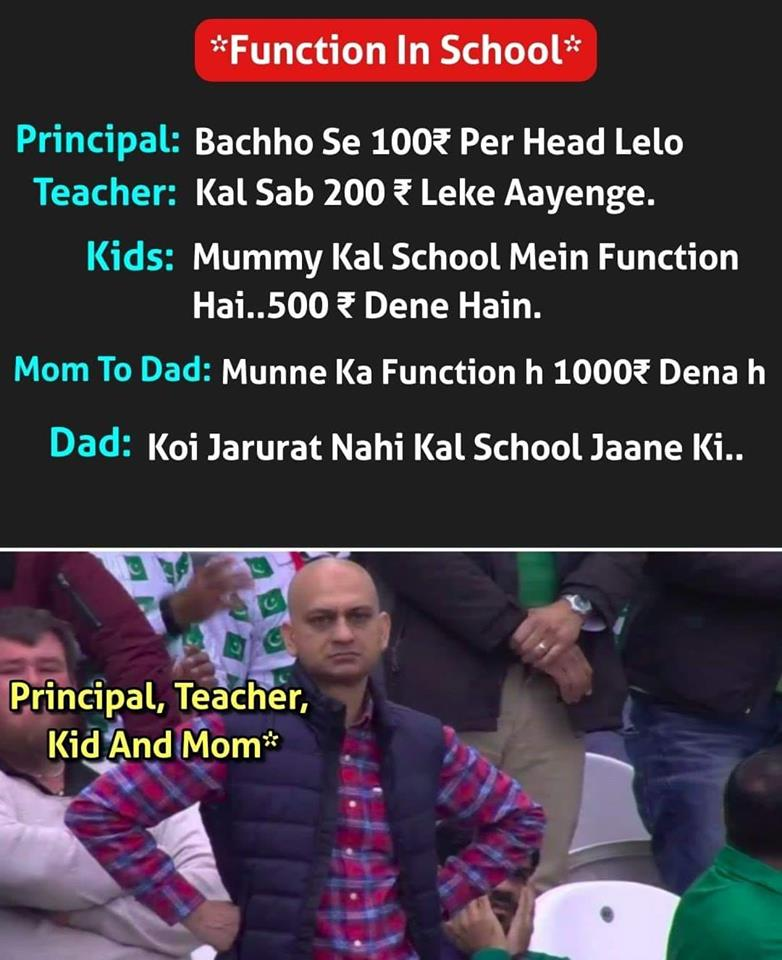
#> input picture meme.jpg, 782 x 960 px
$ jupyter execute --allow-errors 'CNN Basic.ipynb'
#> lines starting #> are read from the running program, lines starting #| are printed output that depends on the picture
[cell 1]
import numpy as np
import matplotlib.pyplot as plt
import cv2

[cell 2]
img_ = cv2.imread("meme.jpg")
#> img_ is the input picture: shape (960, 782, 3); mean B, G, R 67.8, 59.3, 68.3
img_ = cv2.cvtColor(img_,cv2.COLOR_BGR2RGB)
img_ = cv2.resize(img_,(100,100))
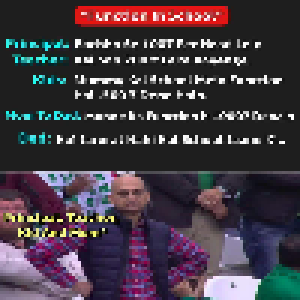
#> img_: shape (100, 100, 3) (shown 3 times larger); mean R, G, B 68.3, 59.3, 67.7
img_gray = cv2.cvtColor(img_,cv2.COLOR_RGB2GRAY)
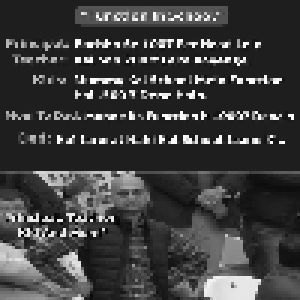
#> img_gray: shape (100, 100) (shown 3 times larger); min 1, max 255, mean 63
#> (the rest of this cell did not finish here and is left out)

[cell 3]
def drawImg(img,title = "Image"):
    plt.imshow(img)
    plt.title(title + str(img.shape))
    plt.axis("off")
    plt.show()

[cell 4]
#Hardcoded Filter

def convolution(img,img_filter):
    W = img.shape[0]
#> W = 100
    H = img.shape[1]
#> H = 100

    F = img_filter.shape[0] #3

    new_img = np.zeros((W-F+1,H-F+1))

    for row in range(W-F+1):
        for col in range(H-F+1):
            for i in range(F):
                for j in range(F):
#                     print(i,j)
#                     print(row,col)

                    new_img[row][col] += img[row+i][col+j]*img_filter[i][j]

                    if new_img[row][col] > 255:
                        new_img = 255

                    if new_img[row][col] < 0:
                        new_img = 0
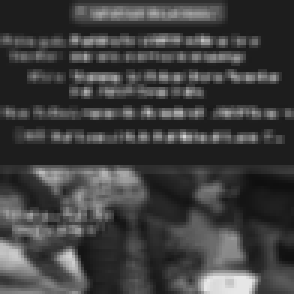
#> new_img: shape (98, 98) float64 (shown 3 times larger); min 15.33, max 232.9, mean 63.2


    return new_img

[cell 5]
blur_filter = np.ones((3,3))/9.0

print(blur_filter.shape)

output_1 = convolution(img_gray,blur_filter)

[cell 6]
drawImg(output_1)

[cell 7]
# edge_filter = np.array([[1,0,-1],
#                         [1,0,-1],
#                         [1,0,-1]]
#                       )


# output_2 = convolution(img_gray,edge_filter)
# drawImg(output_2)
#not working with this image

[cell 8]
print(img_.shape)
#| (100, 100, 3)
drawImg(img_)

#Pad

pad_img = np.pad(img_,((10,10),(10,10),(0,0)),'constant',constant_values = 0)
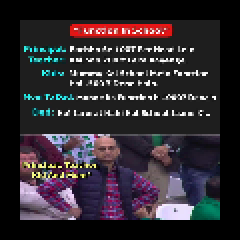
#> pad_img: shape (120, 120, 3) (shown 2 times larger); mean R, G, B 47.4, 41.2, 47
drawImg(pad_img)

## Implement Pooling Operation

[cell 9]
X = np.array([[1,0,2,3],[4,6,6,8],[3,1,1,0],[1,2,2,4]])

[cell 10]
def pooling(X, mode = 'max'):

#> called with X = array of shape (4, 4), mode = 'max'
    stride = 2
    f = 2

    H,W = X.shape

    HO = int((H-f)/stride) + 1
    WO = int((H-f)/stride) + 1

    output = np.zeros((HO,WO))

    for r in range(HO):
        for c in range(WO):
            r_start = r*stride
            r_end = r*stride + f
            c_start = c*stride
            c_end = c*stride + f

            X_slice = X[r_start:r_end,c_start:c_end]
            if mode == "max":
                output[r][c] = np.max(X_slice)
            else:
                output[r][c] = np.mean(X_slice)


    return output
